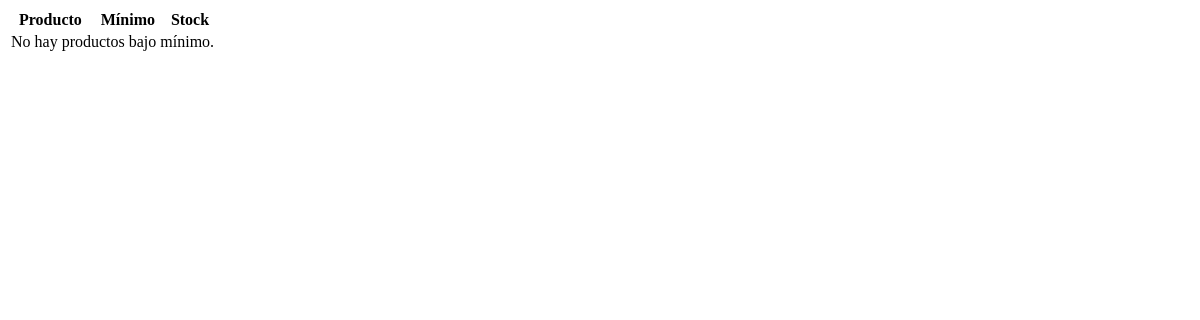
Before: /dashboard/bajo-minimo/ (signed in) with the older database file.
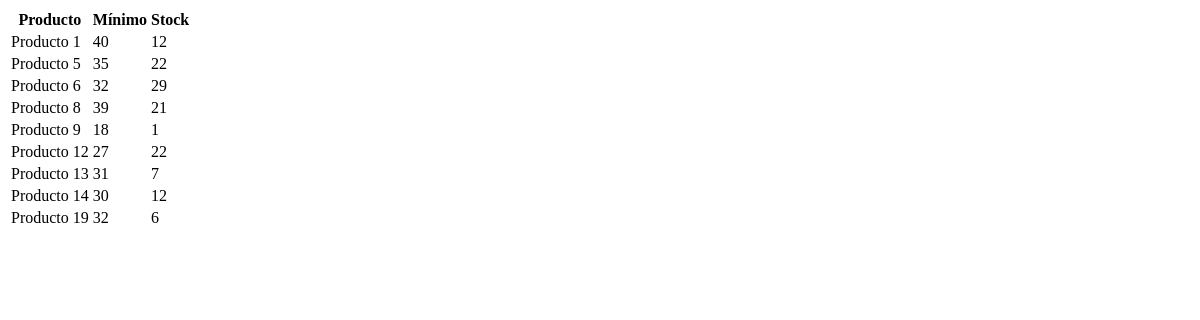
After: the same page with the newer database file.
### products/models.py (models this page shows, shortened)
class Product(models.Model):
    organization = models.ForeignKey(
        Organization,
        on_delete=models.CASCADE,
        related_name="products",
        db_index=True,
    )
    name = models.CharField(max_length=150, db_index=True)
    sku = models.CharField(max_length=50, db_index=True)
    category = models.ForeignKey(
        Category,
        on_delete=models.SET_NULL,
        null=True,
        related_name='products'
    )
    supplier = models.ForeignKey(
        Supplier,
        on_delete=models.SET_NULL,
        null=True,
        blank=True,
        related_name='products'
    )
    stock = models.IntegerField(default=0)
    min_stock = models.IntegerField(default=0)
    cost_price = models.DecimalField(max_digits=10, decimal_places=2, default=0)
    sale_price = models.DecimalField(max_digits=10, decimal_places=2, default=0)
    image = models.ImageField(upload_to=product_image_path, blank=True, null=True)
    last_low_stock_alert = models.DateTimeField(null=True, blank=True)
    created_at = models.DateTimeField(auto_now_add=True)
    updated_at = models.DateTimeField(auto_now=True)
    class Meta:
        ordering = ['name']
        unique_together = ("organization", "sku")
        indexes = [
            models.Index(fields=["organization", "name"]),
            models.Index(fields=["organization", "sku"]),
        ]

### dashboard/views/metrics.py (the view)
# urls.py: path("bajo-minimo/", dashboard_low_stock, name="dashboard_low_stock"),
def dashboard_low_stock(request):
    low_stock = get_low_stock(request.organization)
    return render(request, "dashboard/partials/low_stock.html", {"low_stock": low_stock})

### accounts/context_processors.py (called while the page is built)
def permissions(request):
    user = request.user
    return {
        "can_manage_products": can_manage_products(user),
        "can_manage_orders": can_manage_orders(user),
        "can_view_dashboard": can_view_dashboard(user),
        "can_view_products": can_view_products(user),
        "can_create_products": can_create_products(user),
        "can_edit_products": can_edit_products(user),
        "can_delete_products": can_delete_products(user),
        "can_export_products": can_export_products(user),
        "can_view_inventory": can_view_inventory(user),
        "can_create_inventory": can_create_inventory(user),
        "can_edit_inventory": can_edit_inventory(user),
        "can_delete_inventory": can_delete_inventory(user),
        "can_confirm_inventory": can_confirm_inventory(user),
    }

### accounts/permissions.py (called while the page is built)
def _get_membership(user):
    if not user.is_authenticated:
        return None
    request = getattr(user, "_request", None)
    if request and hasattr(request, "membership"):
        return request.membership
    return (
        Membership.objects
        .filter(user=user, is_active=True)
        .select_related("organization")
        .first()
    )

### dashboard/templates/dashboard/partials/low_stock.html
<table class="table table-striped">
    <thead class="table-danger">
        <tr>
            <th>Producto</th>
            <th>Mínimo</th>
            <th>Stock</th>
        </tr>
    </thead>
    <tbody>
        {% if low_stock %}
            {% for item in low_stock %}
            <tr>
                <td>{{ item.product.name }}</td>
                <td>{{ item.min_stock }}</td>
                <td>{{ item.quantity }}</td>
            </tr>
            {% endfor %}
        {% else %}
            <tr>
                <td colspan="3" class="text-center">No hay productos bajo mínimo.</td>
            </tr>
        {% endif %}
    </tbody>
</table>

Changed rows visible on the page:
now on this page (row edited): Product: product.name "Producto 1", min_stock "40", quantity "12"
now on this page (row edited): Product: product.name "Producto 5", min_stock "35", quantity "22"
now on this page (row edited): Product: product.name "Producto 6", min_stock "32", quantity "29"
now on this page (row edited): Product: product.name "Producto 8", min_stock "39", quantity "21"
now on this page (row edited): Product: product.name "Producto 9", min_stock "18", quantity "1"
now on this page (row edited): Product: product.name "Producto 12", min_stock "27", quantity "22"
now on this page (row edited): Product: product.name "Producto 13", min_stock "31", quantity "7"
now on this page (row edited): Product: product.name "Producto 14", min_stock "30", quantity "12"
now on this page (row edited): Product: product.name "Producto 19", min_stock "32", quantity "6"
Other visible differences:
text no longer shown: "No hay productos bajo mínimo."
